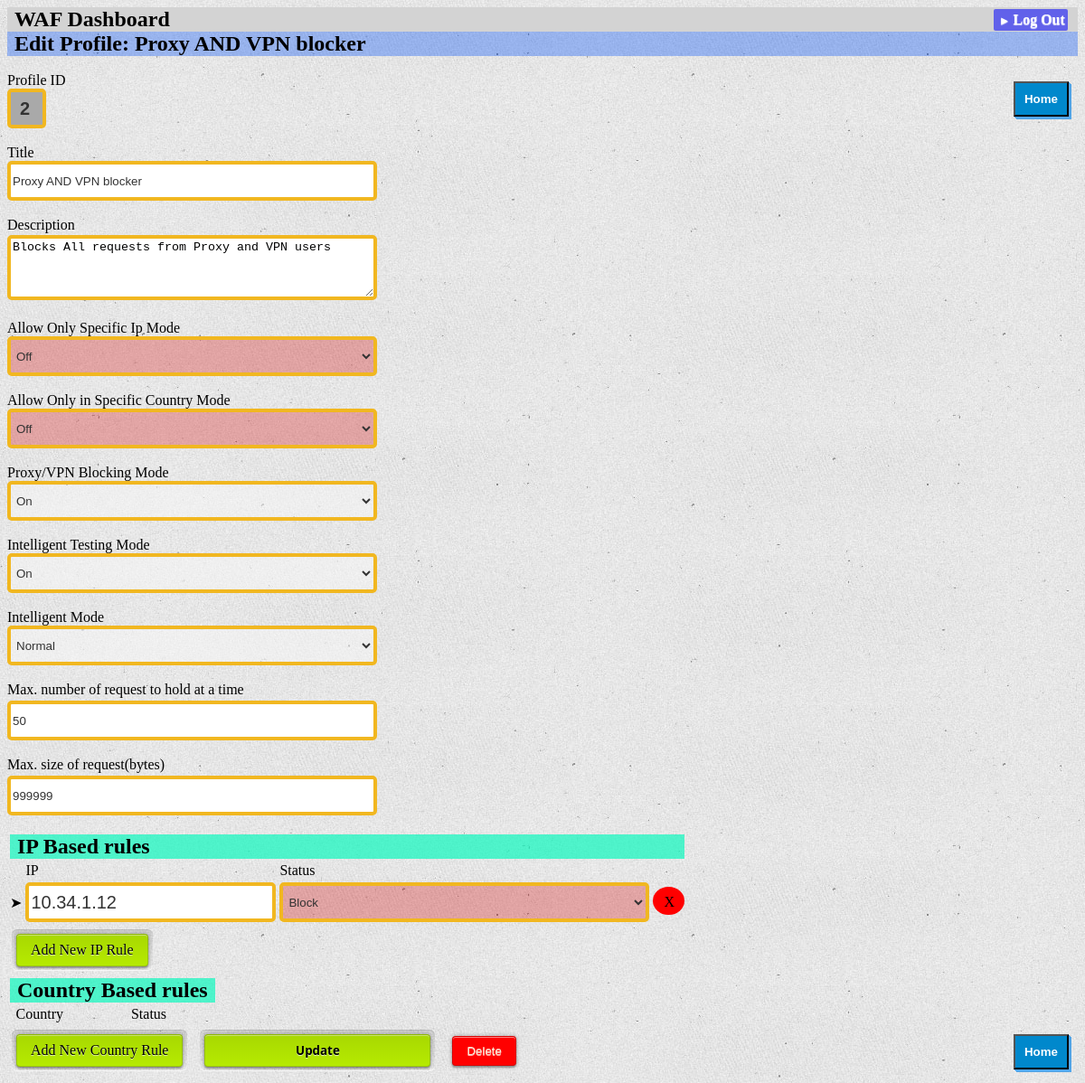
Page /2/update (signed in) on the committed database.
### tables this page shows
CREATE TABLE 'wafrules' ('profID' INTEGER PRIMARY KEY AUTOINCREMENT NOT NULL, 'onlyallowedip' INTEGER NOT NULL DEFAULT 0 , 'onlyallowedcountries' INTEGER NOT NULL DEFAULT 0 , 'proxyblock' INTEGER NOT NULL DEFAULT 0 , 'intelligenttest' INTEGER NOT NULL DEFAULT 0 , 'description' TEXT, 'requesthold' INTEGER NOT NULL DEFAULT 50, 'maxrcv' INTEGER NOT NULL DEFAULT 999999, intelligentmode varchar(100), title varchar(100));

CREATE TABLE 'ipclients' ('id' INTEGER PRIMARY KEY AUTOINCREMENT NOT NULL, 'ip' TEXT NOT NULL, 'status' INTEGER NOT NULL DEFAULT 0, 'profID' INTEGER NOT NULL, FOREIGN KEY(profID) REFERENCES wafrules(profID));

### wafDashboard/dashboard.py (the view)
@bp.route("/<int:id>/update", methods=("GET", "POST"))
@login_required
def update(id):
    profile = get_profile(id)
    ipclients = get_ipclients(id)
    countryrules = get_countryrule(id)
    if request.method == "POST":
        try:title = request.form["title"]
        except:title=None
        try:description = request.form["description"]
        except:description=None
        try:onlyallowedip = request.form["onlyallowedip"]
        except:onlyallowedip = None
        try:onlyallowedcountries = request.form["onlyallowedcountries"]
        except:onlyallowedcountries = None
        try:proxyblock = request.form["proxyblock"]
        except:proxyblock = None
        try:intelligenttest = request.form["intelligenttest"]
        except:intelligenttest = None
        try:maxrcv = request.form["maxrcv"]
        except:maxrcv = None
        try:requesthold = request.form["requesthold"]
        except:requesthold = None
        try:intelligentmode = request.form["intelligentmode"]
        except:intelligentmode = None
        try:ipclientUpdate = json.loads(request.form["ipclientUpdate"])
        except:ipclientUpdate=None
        try:ipclientAdd = json.loads(request.form["ipclientAdd"])
        except:ipclientAdd=None
        try:ipclientDel = json.loads(request.form["ipclientDel"])
        except:ipclientDel=None
        try:countryruleUpdate = json.loads(request.form["countryruleUpdate"])
        except:countryruleUpdate=None
        try:countryruleAdd = json.loads(request.form["countryruleAdd"])
        except:countryruleAdd=None
        try:countryruleDel = json.loads(request.form["countryruleDel"])
        except:countryruleDel=None
        print(countryruleAdd)
        db = get_db()
        if ipclientUpdate!=None:
            if len(ipclientUpdate)>0:
                for i in ipclientUpdate:
                    ip=None
                    status=None
                    cid=i.split("*")[1]
                    for j in ipclientUpdate[i]:
                        try:
                            if j=="ip":ip=ipclientUpdate[i][j]
                            elif j=="status":status=int(ipclientUpdate[i][j])
                        except:
                            ip=None
                            pass
                    if ip!=None:
                        try:
                            qry="UPDATE ipclients SET ip='"+ip+"', status="+str(status)+" WHERE id = "+str(cid)
                            db.execute(qry)
                            db.commit()
                        except:
                            traceback.print_exc()
                            pass
        db = get_db()
        if ipclientAdd!=None:
            if len(ipclientAdd)>0:
                for i in ipclientAdd:
                    ip=None
                    status=None
                    for j in ipclientAdd[i]:
                        try:
                            if j=="ip":ip=ipclientAdd[i][j]
                            elif j=="status":status=int(ipclientAdd[i][j])
                        except:
                            ip=None
                            pass
                    if ip!=None:
                        try:
                            qry="INSERT INTO ipclients (ip,status,profID) VALUES ('"+ip+"',"+str(status)+","+str(id)+")"
                            db.execute(qry)
                            db.commit()
                        except:
                            traceback.print_exc()
                            pass
        db = get_db()
        if ipclientDel!=None:
            if len(ipclientDel)>0:
                for i in ipclientDel:
                    cid=None
                    try:cid=i.split("*")[1]
                    except:cid=None
                    if cid!=None:
                        try:
                            qry="DELETE FROM ipclients WHERE id="+str(cid)+" AND profID="+str(id)
                            db.execute(qry)
                            db.commit()
                        except:
                            traceback.print_exc()
                            pass
        db = get_db()
        if countryruleUpdate!=None:
            if len(countryruleUpdate)>0:
                for i in countryruleUpdate:
                    country=None
                    countryCode=None
                    status=None
                    cid=i.split("*")[1]
                    for j in countryruleUpdate[i]:
                        try:
                            if j=="country":
                                country=countryruleUpdate[i][j][:-3]
                                countryCode=countryruleUpdate[i][j][-2:]
                            elif j=="status":status=int(countryruleUpdate[i][j])
                        except:
                            country=None
                            countryCode=None
                            pass
                    if country!=None:
                        try:
                            qry="UPDATE countryrule SET country='"+country+"', countryCode='"+countryCode+"', status="+str(status)+" WHERE id = "+str(cid)
                            db.execute(qry)
                            db.commit()
                        except:
                            traceback.print_exc()
                            pass
        db = get_db()
        if countryruleAdd!=None:
            if len(countryruleAdd)>0:
                for i in countryruleAdd:
                    country=None
                    countryCode=None
                    status=None
                    for j in countryruleAdd[i]:
                        try:
                            if j=="country":
                                country=countryruleAdd[i][j][:-3]
                                countryCode=countryruleAdd[i][j][-2:]
                            elif j=="status":status=int(countryruleAdd[i][j])
                        except:
                            country=None
                            countryCode=None
                            pass
                    if country!=None:
                        try:
                            qry="INSERT INTO countryrule (country,countryCode,status,profID) VALUES ('"+country+"','"+countryCode+"',"+str(status)+","+str(id)+")"
                            db.execute(qry)
                            db.commit()
                        except:
                            traceback.print_exc()
                            pass
        db = get_db()
        if countryruleDel!=None:
            if len(countryruleDel)>0:
                for i in countryruleDel:
                    cid=None
                    try:cid=i.split("*")[1]
                    except:cid=None
                    if cid!=None:
                        try:
                            qry="DELETE FROM countryrule WHERE id="+str(cid)+" AND profID="+str(id)
                            db.execute(qry)
                            db.commit()
                        except:
                            traceback.print_exc()
                            pass
        db = get_db()
        parms=""
        l=tuple()
        if description!=None:
            l+=(description,)
            parms+=" description = ?,"
        if title!=None:
            l+=(title,)
            parms+=" title = ?,"
        if onlyallowedip!=None:
            l+=(int(onlyallowedip),)
            parms+=" onlyallowedip = ?,"
        if onlyallowedcountries!=None:
            l+=(int(onlyallowedcountries),)
            parms+=" onlyallowedcountries = ?,"
        if proxyblock!=None:
            l+=(int(proxyblock),)
            parms+=" proxyblock = ?,"
        if intelligenttest!=None:
            l+=(int(intelligenttest),)
            parms+=" intelligenttest = ?,"
        if maxrcv!=None:
            l+=(int(maxrcv),)
            parms+=" maxrcv = ?,"
        if requesthold!=None:
            l+=(int(requesthold),)
            parms+=" requesthold = ?,"
        if intelligentmode!=None:
            l+=(intelligentmode,)
            parms+=" intelligentmode = ?"
        l+=(id,)
        if len(l)>1:
            try:
                db.execute("UPDATE wafrules SET "+parms+" WHERE profID = ?", l)
                db.commit()
            except:
                traceback.print_exc()
                pass
        return redirect(url_for("dashboard.index"))
    else:
        return render_template("update.html", profile=profile,ipclients=ipclients,countryrules=countryrules)

### wafDashboard/templates/update.html (shortened to what this page needs)
{% extends 'base.html' %}
{% block header %}
  <h1>{% block title %}Edit Profile: {{ profile['title'] }}{% endblock %}</h1>
{% endblock %}
{% block content %}
    <form style="display: inline;" name="profile{{ profile['profID'] }}" action="{{ url_for('dashboard.update', id=profile['profID']) }}" id="profile{{ profile['profID'] }}" method="post">
            <br><label>Profile ID<button style="float: right;cursor:pointer;position:relative;right: 0;z-index: 22222;" class="metro three-d" onclick="document.location.href='/';">Home</button></label>
            <input type='text' readonly class="simple-input iwide" style="font-weight: bold;background-color: darkgrey;padding-left:10px;padding-right:10px;max-width: 15px;" value='{{ request.form['profID'] or profile['profID'] }}'>
            <br><label>Title</label>
            <input class="simple-input iwide" name="title" value="{{ request.form['title'] or profile['title'] }}" required>
            <br><label>Description</label><br>
            <textarea style="margin-top: 2px!important;height:60px!important;width:397px;border: 4px solid #F1B720;height: 32px;border-radius: 5px;"  name="description" >{{ request.form['description'] or profile['description'] }}</textarea><br>
            <br><label>Allow Only Specific Ip Mode</label>
            <select onchange="setcolor(this)" class="simple-input sel swide" name="onlyallowedip" type="text" value="{{ request.form['onlyallowedip'] or profile['onlyallowedip'] }}" required>
                {% if profile['onlyallowedip']|string =='1' %}
                <option value="1" selected>On</option>
                <option value="0">Off</option>
                {% else %}
                <option value="0" selected>Off</option>
                {% endif %}
            </select>
            <br><label>Allow Only in Specific Country Mode</label>
            <select onchange="setcolor(this)" class="simple-input sel swide" name="onlyallowedcountries" type="text" value="{{ request.form['onlyallowedcountries'] or profile['onlyallowedcountries'] }}" required>
                {% if profile['onlyallowedcountries']|string=='1' %}
                <option value="1" selected>On</option>
                <option value="0">Off</option>
                {% else %}
                <option value="0" selected>Off</option>
                {% endif %}
            </select>
            <br><label>Proxy/VPN Blocking Mode</label>
            <select onchange="setcolor(this)" class="simple-input sel swide" name="proxyblock" type="text" value="{{ request.form['proxyblock'] or profile['proxyblock'] }}" required>
                {% if profile['proxyblock']|string=='1' %}
                <option value="1" selected>On</option>
                {% else %}
                <option value="1">On</option>
                <option value="0" selected>Off</option>
                {% endif %}
            </select>
            <br><label>Intelligent Testing Mode</label>
            <select onchange="setcolor(this)" class="simple-input sel swide" name="intelligenttest" type="text" value="{{ request.form['intelligenttest'] or profile['intelligenttest'] }}" required>
                {% if profile['intelligenttest']|string=='1' %}
                <option value="1" selected>On</option>
                {% else %}
                <option value="1">On</option>
                <option value="0" selected>Off</option>
                {% endif %}
            </select>
            <br><label>Intelligent Mode</label>
            <select onchange="setcolor(this)" class="simple-input sel swide" name="intelligentmode" type="text" value="{{ request.form['intelligentmode'] or profile['intelligentmode'] }}" required>
                {% if profile['intelligentmode']|string=='NORMAL' %}
                <option value="NORMAL" selected>Normal</option>
                {% elif profile['intelligentmode']|string=='HARD' %}
                <option value="NORMAL">Normal</option>
                <option value="HARD" selected>Hard</option>
                <option value="UNDER-ATTACK">Under-Attack(May cause increase in number of FalsePositives!)</option>
                {% else %}
                <option value="NORMAL">Normal</option>
                <option value="HARD">Hard</option>
                <option value="UNDER-ATTACK" selected>Under-Attack(May cause increase in number of FalsePositives!)</option>
                {% endif %}
            </select>
            <br><label>Max. number of request to hold at a time</label>
            <input class="simple-input iwide" style="margin-top: 3px!important;" name="requesthold" value="{{ request.form['requesthold'] or profile['requesthold'] }}" required>
            <br><label>Max. size of request(bytes)</label>
            <input class="simple-input iwide" style="margin-top: 3px!important;" name="maxrcv" value="{{ request.form['maxrcv'] or profile['maxrcv'] }}" required>
            <br>
            <table id="profile*{{ profile['profID'] }}-IPtable">
                <tr><td colspan="8" style="text-align: center;"><h2>IP Based rules</h2></td></tr>
                <tr><td></td><td>IP</td><td>Status</td></tr>
                {% for ipclient in ipclients %}
                    <tr id="ipclientUpdate*{{ ipclient['id'] }}-tr"><td style="max-width: 20px;">➤</td>
                        <td>
                            <input class="simple-input" type='text' id="ipclientUpdate*{{ ipclient['id'] }}-ip" value="{{ ipclient['ip'] }}"" >
                        </td>
                        <td>
                            <select onchange="setcolor(this)" class="simple-input sel swide" id="ipclientUpdate*{{ ipclient['id'] }}-status" >
                                {% if ipclient['status']|string=='1' %}
                                <option value="1" selected>Allow</option>
                                <option value="0">Block</option>
                                {% else %}
                                <option value="0" selected>Block</option>
                                {% endif %}
                            </select>
                        </td>
                        <td>
                            <span onclick="delipclient('ipclientUpdate*{{ ipclient['id'] }}','profile{{ profile['profID'] }}')" style="padding-top: 8px;cursor: pointer;height: 12px;width: 12px!important;border-radius: 50%;background-color: red;padding-left: 12px;padding-right: 11px;padding-bottom: 6px;">X</span>
                        </td>
                    </tr>
                {% endfor %}
            </table>
            <span class="modern socle" onclick="AddIPClient()">Add New IP Rule</span>
            <table id="profile*{{ profile['profID'] }}-Countrytable">
                <tr><td colspan="8" style="text-align: center;"><h2>Country Based rules</h2></td></tr>
                <tr><td></td><td>Country</td><td>Status</td></tr>
            </table>
            <span class="modern socle" onclick="Addcountryrule()">Add New Country Rule</span>
        </form>
        <button style="display: inline;min-width: 250px;" class="modern socle" onclick="frmsub('profile{{ profile['profID'] }}')"><e style="font-family: 'Segoe UI', Tahoma, Geneva, Verdana, sans-serif;font-weight: bold;">Update</e></button>
        <form style="display: inline;" action="{{ url_for('dashboard.delete', id=profile['profID']) }}" method="post">
        <input style="display: inline;color: antiquewhite!important;background-color:red!important;" class="modern socle" type="submit" value="Delete" onclick="return confirm('Are you sure?');">
    </form>
    <button style="float: right;cursor:pointer;position: relative;right: 0;" class="metro three-d" onclick="document.location.href='/';">Home</button>
{% endblock %}

### rows in the picture
wafrules: title "Proxy AND VPN blocker", profID "2", description "Blocks All requests from Proxy and VPN users", onlyallowedip "Off", onlyallowedcountries "Off", proxyblock "On", intelligenttest "On", intelligentmode "Normal", requesthold "50", maxrcv "999999"
ipclients: ip "10.34.1.12", status+id "Block"
